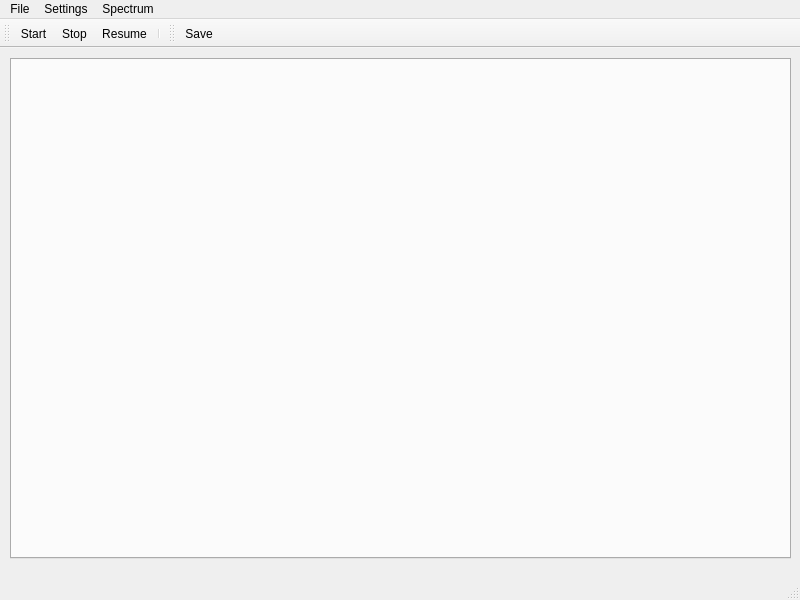
<?xml version="1.0" encoding="UTF-8"?>
<ui version="4.0">
 <class>MainWindow</class>
 <widget class="QMainWindow" name="MainWindow">
  <property name="geometry">
   <rect>
    <x>0</x>
    <y>0</y>
    <width>800</width>
    <height>600</height>
   </rect>
  </property>
  <property name="windowTitle">
   <string>MainWindow</string>
  </property>
  <widget class="QWidget" name="centralwidget">
   <widget class="QTabWidget" name="tabWidget">
    <property name="geometry">
     <rect>
      <x>10</x>
      <y>10</y>
      <width>781</width>
      <height>501</height>
     </rect>
    </property>
    <property name="styleSheet">
     <string notr="true">QTabWidget::tab:disabled { width: 0; height: 0; margin: 0; padding: 0; border: none; }</string>
    </property>
    <property name="currentIndex">
     <number>-1</number>
    </property>
   </widget>
  </widget>
  <widget class="QMenuBar" name="menubar">
   <property name="geometry">
    <rect>
     <x>0</x>
     <y>0</y>
     <width>800</width>
     <height>31</height>
    </rect>
   </property>
   <widget class="QMenu" name="menuFiles">
    <property name="title">
     <string>File</string>
    </property>
    <addaction name="actionClose"/>
   </widget>
   <widget class="QMenu" name="menuSettings">
    <property name="title">
     <string>Settings</string>
    </property>
    <addaction name="actionCamera"/>
    <addaction name="actionSpectro"/>
   </widget>
   <widget class="QMenu" name="menuSpectrum">
    <property name="title">
     <string>Spectrum</string>
    </property>
    <addaction name="actionSpectra1"/>
    <addaction name="actionSpectra2"/>
    <addaction name="actionSpectra3"/>
    <addaction name="actionSpectra4"/>
   </widget>
   <addaction name="menuFiles"/>
   <addaction name="menuSettings"/>
   <addaction name="menuSpectrum"/>
  </widget>
  <widget class="QStatusBar" name="statusbar"/>
  <widget class="QToolBar" name="scanning_toolBar">
   <property name="windowTitle">
    <string>toolBar</string>
   </property>
   <attribute name="toolBarArea">
    <enum>TopToolBarArea</enum>
   </attribute>
   <attribute name="toolBarBreak">
    <bool>true</bool>
   </attribute>
   <addaction name="actionStart"/>
   <addaction name="actionStop"/>
   <addaction name="actionResume"/>
   <addaction name="separator"/>
  </widget>
  <widget class="QToolBar" name="toolBar">
   <property name="windowTitle">
    <string>toolBar</string>
   </property>
   <attribute name="toolBarArea">
    <enum>TopToolBarArea</enum>
   </attribute>
   <attribute name="toolBarBreak">
    <bool>false</bool>
   </attribute>
   <addaction name="actionSave"/>
  </widget>
  <action name="actionClose">
   <property name="text">
    <string>Close</string>
   </property>
  </action>
  <action name="actionCamera">
   <property name="text">
    <string>Camera</string>
   </property>
  </action>
  <action name="actionSpectro">
   <property name="text">
    <string>Spectro</string>
   </property>
  </action>
  <action name="actionStart">
   <property name="text">
    <string>Start</string>
   </property>
  </action>
  <action name="actionStop">
   <property name="text">
    <string>Stop</string>
   </property>
  </action>
  <action name="actionSave">
   <property name="text">
    <string>Save</string>
   </property>
  </action>
  <action name="actionResume">
   <property name="text">
    <string>Resume</string>
   </property>
  </action>
  <action name="actionSpectra1">
   <property name="checkable">
    <bool>true</bool>
   </property>
   <property name="text">
    <string>Spectra 1</string>
   </property>
  </action>
  <action name="actionSpectra2">
   <property name="checkable">
    <bool>true</bool>
   </property>
   <property name="text">
    <string>Spectra 2</string>
   </property>
  </action>
  <action name="actionSpectra3">
   <property name="checkable">
    <bool>true</bool>
   </property>
   <property name="text">
    <string>Spectra 3</string>
   </property>
  </action>
  <action name="actionSpectra4">
   <property name="checkable">
    <bool>true</bool>
   </property>
   <property name="text">
    <string>Spectra 4</string>
   </property>
  </action>
 </widget>
 <resources/>
 <connections>
  <connection>
   <sender>actionClose</sender>
   <signal>triggered()</signal>
   <receiver>MainWindow</receiver>
   <slot>close()</slot>
   <hints>
    <hint type="sourcelabel">
     <x>-1</x>
     <y>-1</y>
    </hint>
    <hint type="destinationlabel">
     <x>399</x>
     <y>299</y>
    </hint>
   </hints>
  </connection>
 </connections>
</ui>
